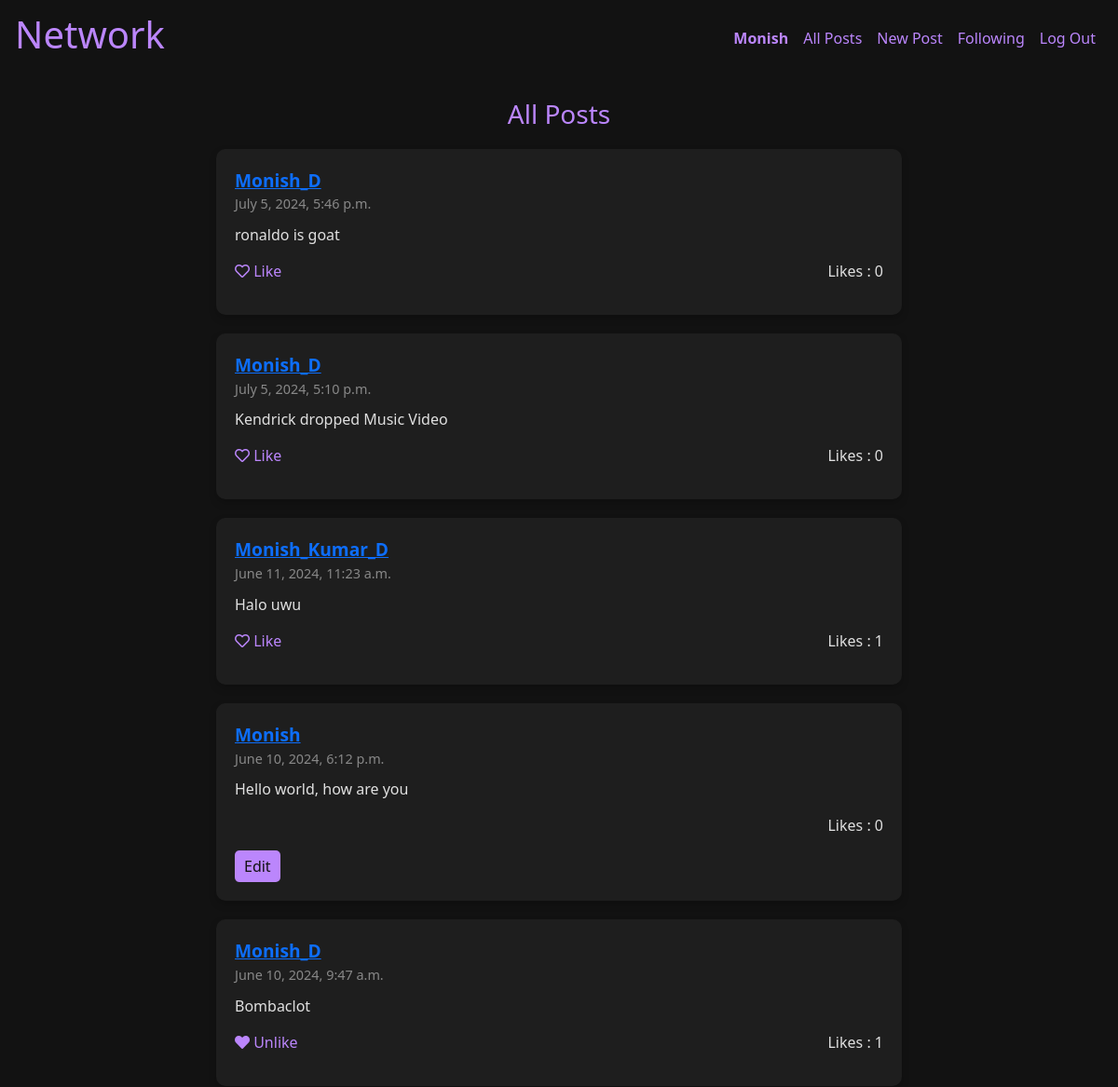
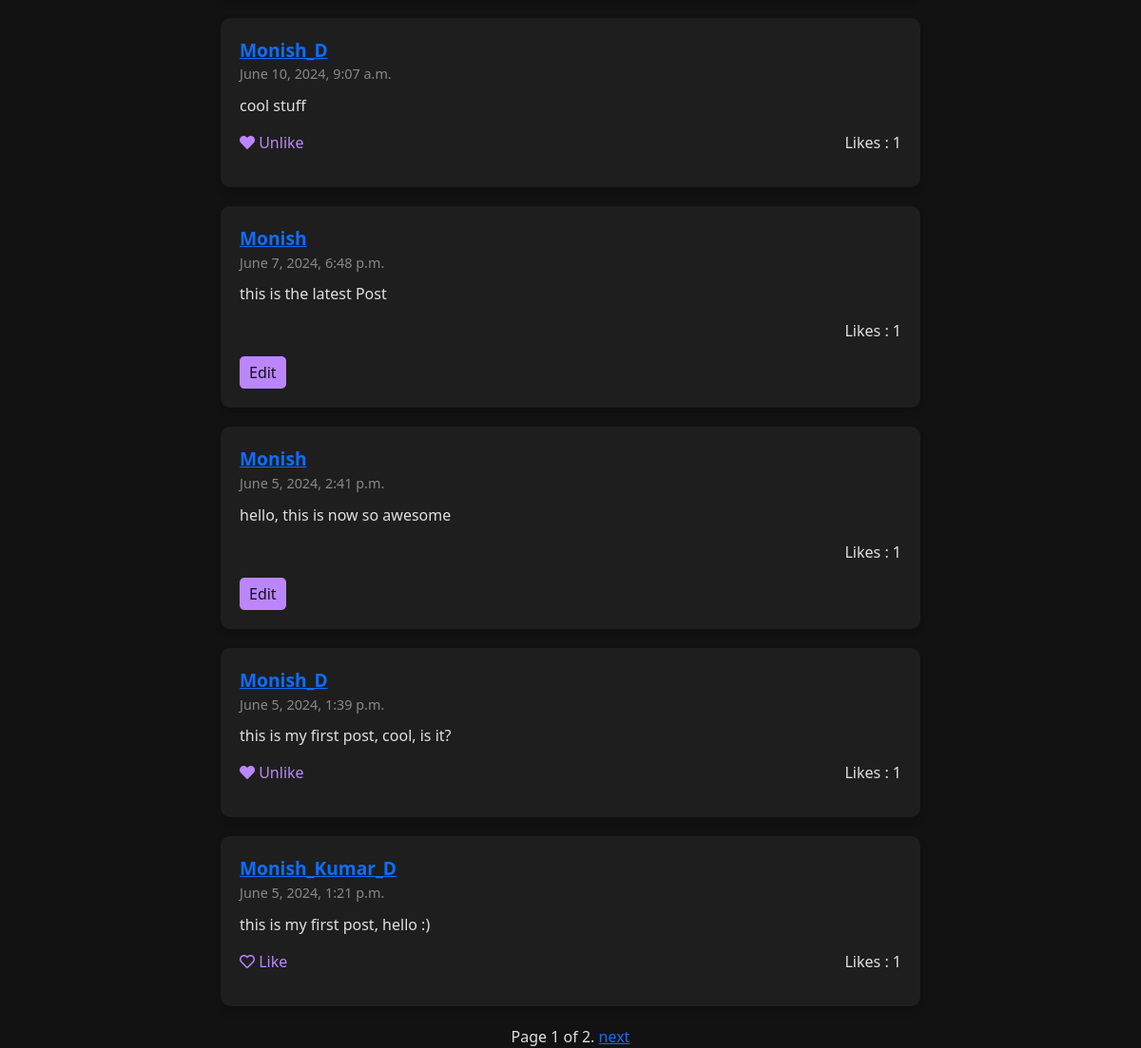
/ (signed in), run on the app's committed database (2 pictures, top to bottom).
### network/models.py (models this page shows, shortened)
class User(AbstractUser):
    pass

class Post(models.Model):
    username = models.ForeignKey(User, on_delete=models.CASCADE, related_name="author")
    content = models.TextField()
    timestamp = models.DateTimeField(auto_now_add=True)
    likes = models.ManyToManyField(User, related_name='liked_posts', through='Like')

### network/views.py (the view)
# urls.py: path("", views.index, name="index"),
def index(request):
    user = request.user
    if not user.is_authenticated:
        total_posts = Post.objects.order_by("-id")
        paginator = Paginator(total_posts, 10)
        page_number = request.GET.get('page')
        page_obj = paginator.get_page(page_number)
        posts = paginator.get_page(page_number)
        return render(request, "network/index.html", {"posts": posts, "page_obj" : page_obj})
    else:
        total_posts = Post.objects.annotate(
            liked_by_user=Exists(
                Like.objects.filter(post_id=OuterRef('pk'), user=request.user)
            )
        ).order_by("-id")
        paginator = Paginator(total_posts, 10)
        page_number = request.GET.get('page')
        page_obj = paginator.get_page(page_number)
        posts = paginator.get_page(page_number)
        return render(request, "network/index.html", {"posts": posts, "page_obj" : page_obj})

### network/templates/network/index.html (shortened to what this page needs)
{% extends "network/layout.html" %}
{% load static %}
{% block body %}
<div class="container mt-4">
    <div class="profile-header">
        <h3>All Posts</h3>
    </div>
    <div class="row">
        <div class="col-lg-8 offset-lg-2">
            <ul class="list-unstyled">
                {% for post in posts %}
                <li class="post-card" id="post-{{ post.id }}">
                    {% if user.is_authenticated %}
                    <div class="post-header">
                        <a href="{% url 'profile' post.username.id %}">{{ post.username }}</a>
                    </div>
                    {% else %}
                    <div class="post-header">
                        <a>{{ post.username }}</a>
                    </div>
                    {% endif %}
                    <div class="post-timestamp">
                        {{ post.timestamp }}
                    </div>
                    <div class="post-content" id="post-content-{{ post.id }}">
                        {{ post.content }}
                    </div>
                    <div class="post-footer">
                        {% if user.is_authenticated %}
                            {% if post.username != request.user  %}
                                {% if post.liked_by_user %}
                                    <span class="like-button" data-id="{{ post.id }}">
                                        <i class="fas fa-heart"></i> Unlike
                                    </span>
                                {% else %}
                                    <span class="like-button" data-id="{{ post.id }}">
                                        <i class="far fa-heart"></i> Like
                                    </span>
                                {% endif %}
                            {% else %}
                            <span>
                                <i></i>
                            </span>
                            {% endif %}
                        {% else %}
                        <span>
                            <i></i>
                        </span>
                        {% endif %}
                        <span class="like-count" id="like-count-{{ post.id }}" > Likes : {{ post.likes.count }}</span>
                    </div>
                    <div class="post-footer">
                        {% if post.username == request.user %}
                            <button class="edit-button" data-id="{{ post.id }}">Edit</button>
                        {% endif %}
                    </div>
                </li>
                {% endfor %}
            </ul>
        </div>
    </div>
        {% if page_obj %}
            <div class="pagination" style="text-align:center; display:flex; justify-content:center;">
            <span class="step-links">
                <span class="current">
                    Page {{ page_obj.number }} of {{ page_obj.paginator.num_pages }}.
                </span>
                {% if page_obj.has_next %}
                    <a href="?page={{ page_obj.next_page_number }}">next</a>
                {% endif %}
            </span>
        </div>
        {% endif %}
</div>
{% endblock %}

### network/templates/network/layout.html (shortened to what this page needs)
{% load static %}
<!DOCTYPE html>
<html lang="en">
    <head>
        <link href="https://stackpath.bootstrapcdn.com/bootstrap/4.5.2/css/bootstrap.min.css" rel="stylesheet">
        <link href="https://cdnjs.cloudflare.com/ajax/libs/font-awesome/5.15.4/css/all.min.css" rel="stylesheet">
        <link href="https://cdn.jsdelivr.net/npm/bootstrap@5.1.3/dist/css/bootstrap.min.css" rel="stylesheet">
    </head>
    <body>
        <nav class="navbar navbar-expand-lg navbar-light " style="color: #bb86fc">
            <a class="navbar-brand" href="#" style="color: #bb86fc;"><h1>Network</h1></a>
            <div class=" navbar-collapse" id="navbarNav">
              <ul class="navbar-nav ml-auto">
                {% if user.is_authenticated %}
                    <li class="nav-item" >
                        <a class="nav-link" href="{% url 'profile' user.id %}" style="color: #bb86fc;"><strong>{{ user.username }}</strong></a>
                    </li>
                {% endif %}
                <li class="nav-item">
                  <a class="nav-link" href="{% url 'index' %}" style="color: #bb86fc;">All Posts</a>
                </li>
                {% if user.is_authenticated %}
                    <li class="nav-item">
                        <a class="nav-link" href="{% url 'newpost' %}" style="color: #bb86fc;">New Post</a>
                    </li>
                    <li class="nav-item">
                        <a class="nav-link" href="{% url 'following' %}" style="color: #bb86fc;">Following</a>
                    </li>
                    <li class="nav-item">
                        <a class="nav-link" href="{% url 'logout' %}" style="color: #bb86fc;">Log Out</a>
                    </li>
                {% endif %}
              </ul>
            </div>
          </nav>
        <div class="body">
            {% block body %}
            {% endblock %}
        </div>
    </body>
</html>

### network/templates/network/layout.html (style rules this page uses)
body { background-color: #121212; color: #e0e0e0; }
.nav-item { color: white; }
.profile-header { text-align: center; margin-bottom: 20px; color: #bb86fc; }
.post-card { margin-bottom: 20px; padding: 20px; border-radius: 10px; background-color: #1e1e1e; box-shadow: 0 4px 8px rgba(0, 0, 0, 0.2); transition: all 0.3s ease; }
.post-header { font-size: 1.2em; font-weight: bold; color: #bb86fc; }
.post-timestamp { color: #888; font-size: 0.9em; }
.post-content { margin-top: 10px; font-size: 1em; }
.post-footer { margin-top: 15px; display: flex; justify-content: space-between; }
.like-button { color: #bb86fc; cursor: pointer; }
.edit-button, .save-button { background-color: #bb86fc; color: #121212; border: none; padding: 5px 10px; border-radius: 5px; cursor: pointer; }
.nav-item a { color: #bb86fc; }

### data on the page
User: username "Monish"
Post: username "Monish_D", timestamp "July 5, 2024, 5:46 p.m.", content "ronaldo is goat", likes.count "0"
Post: username "Monish_D", timestamp "July 5, 2024, 5:10 p.m.", content "Kendrick dropped Music Video", likes.count "0"
Post: username "Monish_Kumar_D", timestamp "June 11, 2024, 11:23 a.m.", content "Halo uwu", likes.count "1"
Post: username "Monish", timestamp "June 10, 2024, 6:12 p.m.", content "Hello world, how are you", likes.count "0"
Post: username "Monish_D", timestamp "June 10, 2024, 9:47 a.m.", content "Bombaclot", likes.count "1"
Post: username "Monish_D", timestamp "June 10, 2024, 9:07 a.m.", content "cool stuff", likes.count "1"
Post: username "Monish", timestamp "June 7, 2024, 6:48 p.m.", content "this is the latest Post", likes.count "1"
Post: username "Monish", timestamp "June 5, 2024, 2:41 p.m.", content "hello, this is now so awesome", likes.count "1"
Post: username "Monish_D", timestamp "June 5, 2024, 1:39 p.m.", content "this is my first post, cool, is it?", likes.count "1"
Post: username "Monish_Kumar_D", timestamp "June 5, 2024, 1:21 p.m.", content "this is my first post, hello :)", likes.count "1"

### other printed values
{{ page_obj.number }} "1"
{{ page_obj.paginator.num_pages }} "2"
